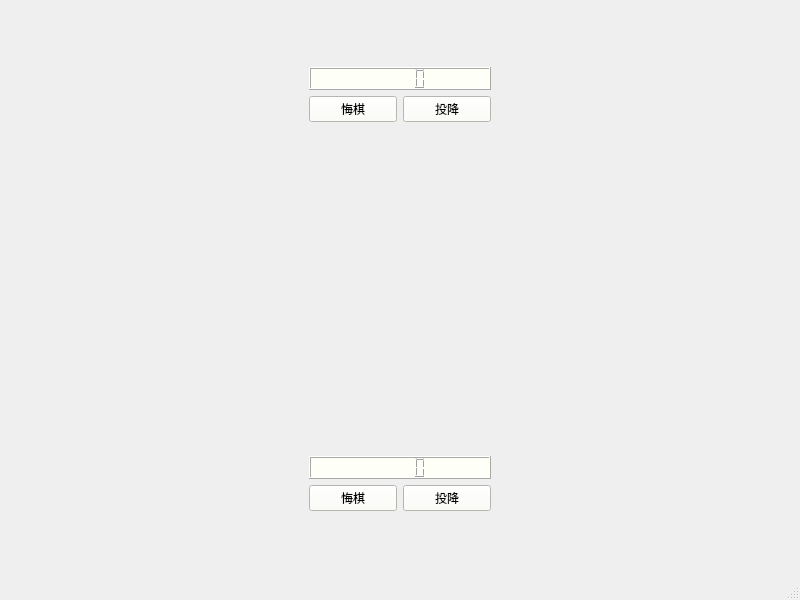
<?xml version="1.0" encoding="UTF-8"?>
<ui version="4.0">
 <class>MainWindow</class>
 <widget class="QMainWindow" name="MainWindow">
  <property name="geometry">
   <rect>
    <x>0</x>
    <y>0</y>
    <width>800</width>
    <height>600</height>
   </rect>
  </property>
  <property name="sizePolicy">
   <sizepolicy hsizetype="Minimum" vsizetype="Fixed">
    <horstretch>0</horstretch>
    <verstretch>0</verstretch>
   </sizepolicy>
  </property>
  <property name="minimumSize">
   <size>
    <width>550</width>
    <height>0</height>
   </size>
  </property>
  <property name="windowTitle">
   <string>HUOGUO_CAT-SUANCAI_DOG null</string>
  </property>
  <widget class="QWidget" name="centralwidget">
   <layout class="QGridLayout" name="gridLayout">
    <item row="0" column="0">
     <widget class="QStackedWidget" name="stackedWidget">
      <property name="styleSheet">
       <string notr="true"/>
      </property>
      <property name="currentIndex">
       <number>1</number>
      </property>
      <widget class="QWidget" name="page">
       <layout class="QVBoxLayout" name="verticalLayout">
        <item>
         <widget class="QPushButton" name="pushButton_2">
          <property name="sizePolicy">
           <sizepolicy hsizetype="Fixed" vsizetype="Fixed">
            <horstretch>0</horstretch>
            <verstretch>0</verstretch>
           </sizepolicy>
          </property>
          <property name="minimumSize">
           <size>
            <width>260</width>
            <height>44</height>
           </size>
          </property>
          <property name="font">
           <font>
            <family>Forte</family>
            <pointsize>10</pointsize>
           </font>
          </property>
          <property name="styleSheet">
           <string notr="true"/>
          </property>
          <property name="text">
           <string>Human VS AI</string>
          </property>
         </widget>
        </item>
        <item>
         <widget class="QPushButton" name="pushButton">
          <property name="enabled">
           <bool>true</bool>
          </property>
          <property name="sizePolicy">
           <sizepolicy hsizetype="Fixed" vsizetype="Fixed">
            <horstretch>0</horstretch>
            <verstretch>0</verstretch>
           </sizepolicy>
          </property>
          <property name="minimumSize">
           <size>
            <width>260</width>
            <height>44</height>
           </size>
          </property>
          <property name="font">
           <font>
            <family>Forte</family>
            <pointsize>10</pointsize>
            <bold>true</bold>
           </font>
          </property>
          <property name="text">
           <string>Human VS Human</string>
          </property>
         </widget>
        </item>
        <item>
         <widget class="QPushButton" name="pushButton_3">
          <property name="sizePolicy">
           <sizepolicy hsizetype="Fixed" vsizetype="Fixed">
            <horstretch>0</horstretch>
            <verstretch>0</verstretch>
           </sizepolicy>
          </property>
          <property name="minimumSize">
           <size>
            <width>260</width>
            <height>44</height>
           </size>
          </property>
          <property name="font">
           <font>
            <family>Forte</family>
            <pointsize>10</pointsize>
           </font>
          </property>
          <property name="text">
           <string>Online Server side </string>
          </property>
         </widget>
        </item>
        <item>
         <widget class="QPushButton" name="pushButton_4">
          <property name="sizePolicy">
           <sizepolicy hsizetype="Fixed" vsizetype="Fixed">
            <horstretch>0</horstretch>
            <verstretch>0</verstretch>
           </sizepolicy>
          </property>
          <property name="minimumSize">
           <size>
            <width>260</width>
            <height>44</height>
           </size>
          </property>
          <property name="font">
           <font>
            <family>Forte</family>
            <pointsize>10</pointsize>
           </font>
          </property>
          <property name="text">
           <string>Online Client side </string>
          </property>
         </widget>
        </item>
       </layout>
      </widget>
      <widget class="QWidget" name="page_2">
       <property name="styleSheet">
        <string notr="true">#page_2{background-image: url(:/photo/mid.png);}</string>
       </property>
       <layout class="QHBoxLayout" name="horizontalLayout">
        <item>
         <layout class="QGridLayout" name="gridLayout_2"/>
        </item>
        <item>
         <widget class="QWidget" name="widget" native="true">
          <property name="maximumSize">
           <size>
            <width>200</width>
            <height>16777215</height>
           </size>
          </property>
          <property name="styleSheet">
           <string notr="true">#widget{border-image: url(:/photo/midd.jpg);}</string>
          </property>
          <layout class="QGridLayout" name="gridLayout_3">
           <item row="2" column="0">
            <widget class="QPushButton" name="undoBtn_1">
             <property name="styleSheet">
              <string notr="true">background-color: rgb(254, 255, 246);</string>
             </property>
             <property name="text">
              <string>悔棋</string>
             </property>
            </widget>
           </item>
           <item row="5" column="0">
            <widget class="QPushButton" name="undoBtn_2">
             <property name="styleSheet">
              <string notr="true">background-color: rgb(254, 255, 246);</string>
             </property>
             <property name="text">
              <string>悔棋</string>
             </property>
            </widget>
           </item>
           <item row="6" column="0">
            <spacer name="verticalSpacer_3">
             <property name="orientation">
              <enum>Qt::Vertical</enum>
             </property>
             <property name="sizeType">
              <enum>QSizePolicy::Fixed</enum>
             </property>
             <property name="sizeHint" stdset="0">
              <size>
               <width>20</width>
               <height>40</height>
              </size>
             </property>
            </spacer>
           </item>
           <item row="3" column="0">
            <spacer name="verticalSpacer">
             <property name="orientation">
              <enum>Qt::Vertical</enum>
             </property>
             <property name="sizeHint" stdset="0">
              <size>
               <width>20</width>
               <height>305</height>
              </size>
             </property>
            </spacer>
           </item>
           <item row="5" column="1">
            <widget class="QPushButton" name="loseBtn_2">
             <property name="styleSheet">
              <string notr="true">background-color: rgb(254, 255, 246);</string>
             </property>
             <property name="text">
              <string>投降</string>
             </property>
            </widget>
           </item>
           <item row="2" column="1">
            <widget class="QPushButton" name="loseBtn_1">
             <property name="styleSheet">
              <string notr="true">background-color: rgb(254, 255, 246);</string>
             </property>
             <property name="text">
              <string>投降</string>
             </property>
            </widget>
           </item>
           <item row="0" column="0">
            <spacer name="verticalSpacer_2">
             <property name="orientation">
              <enum>Qt::Vertical</enum>
             </property>
             <property name="sizeType">
              <enum>QSizePolicy::Fixed</enum>
             </property>
             <property name="sizeHint" stdset="0">
              <size>
               <width>20</width>
               <height>40</height>
              </size>
             </property>
            </spacer>
           </item>
           <item row="4" column="0" colspan="2">
            <widget class="QLCDNumber" name="lcdNumber_2">
             <property name="styleSheet">
              <string notr="true">background-color: rgb(254, 255, 246);</string>
             </property>
            </widget>
           </item>
           <item row="1" column="0" colspan="2">
            <widget class="QLCDNumber" name="lcdNumber">
             <property name="font">
              <font>
               <family>华文琥珀</family>
               <pointsize>1</pointsize>
              </font>
             </property>
             <property name="styleSheet">
              <string notr="true">background-color: rgb(254, 255, 246);</string>
             </property>
            </widget>
           </item>
          </layout>
         </widget>
        </item>
       </layout>
      </widget>
     </widget>
    </item>
   </layout>
  </widget>
  <widget class="QStatusBar" name="statusbar"/>
 </widget>
 <resources/>
 <connections/>
</ui>
